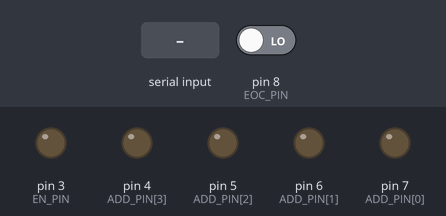
Recording of a sketch running on a simulated Teensy 4. Shown: output pins drawn as LEDs (lit = HIGH). Inputs (shaded band) come from the test bench; at power-on: pin 8 (EOC_PIN) LOW. Pins used as bus, display or sensor lines are not drawn; what the sketch prints to the serial monitor is not drawn.

Above: at 1.2 s.
1.3 s: byte 30 received over Serial
At 2.5 s:
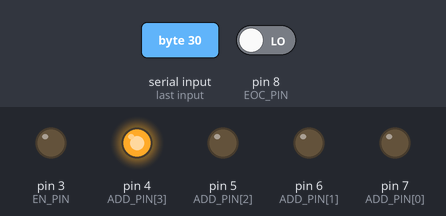
2.8 s: byte 90 received over Serial
At 3.9 s:
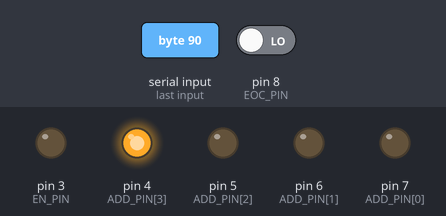
Timing chart, 0 to 5.8 s (numbered marks = the images above; inputs shaded):
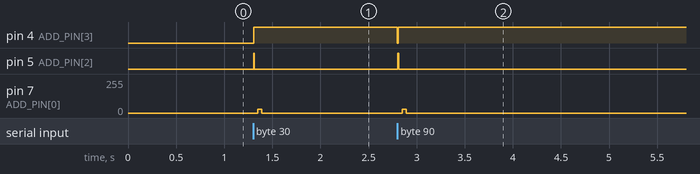

The sketch:

customFSR.ino
```cpp
#include "fsr.hpp"

#define FSR_SAMPLE_RATE 200

FSR fsr;

uint16_t fsr_data[2 * 16 * 16];
uint32_t ts_fsr = 0;
uint8_t size_fsr = 0;
uint8_t layers_fsr = 1;
int count = 0;

IntervalTimer timer_fsr;


void
setup()
{
    Serial.begin(115200); //initialize serial communication

    fsr.begin();// initialize the FSR (ADC and SPI)

}

void
loop()
{
    if(Serial.available() > 0)
    {
        uint8_t cmd = Serial.read(); //get the command
        fsr.scan_array(fsr_data);
        Serial.write((uint8_t *)fsr_data, 2 * 16 * 16);
    }
}
```

fsr.hpp
```cpp
#ifndef FSR_HPP
#define FSR_HPP
#include <SPI.h>

// interface ADC MAXMAX11632EEG+

class FSR
{
    enum SCAN_MODE
    {
        SCAN_0_TO_N = 0,
        SCAN_N_TO_F = 1,
        SCAN_REPT_N = 2,
        NO_SCAN = 3
    };

    enum CLK_MODE
    {
        INT_CLK_CNVST =
            0b00, // the wake-up, acquisition, conversion, and shutdown sequences are initiated through CNVST and performed automatically using the internal oscillator.
        EXT_CLK_CNVST = 0b01,
        INT_CLK = 0b10,
        SCLK = 0b11 // use SCLK to drive the conversion
    };

    enum REF_MODE
    {
        REF_MODE_0 = 0b00, // internal reference, off after conversion
        REF_MODE_1 = 0b01, // external reference, no wake-up delay
        REF_MODE_2 = 0b10, // internal reference, no wake-up delay
    };

    enum AVG_MODE
    {
        AVG_ON = 0,
        AVG_OFF = 1
    };

    enum AVG_NB
    {
        AVG_4 = 0,
        AVG_8 = 1,
        AVG_16 = 2,
        AVG_32 = 3
    };

    enum SCAN_NB
    {
        SCAN_4 = 0,
        SCAN_8 = 1,
        SCAN_16 = 2,
        SCAN_32 = 3
    };

    enum RST_MODE
    {
        RST_ALL = 0,
        RST_FIFO = 1
    };

public:
    FSR() {};
    void
    begin()
    {
        SPI.begin();
        SPI.beginTransaction(SPISettings(10000000, MSBFIRST, SPI_MODE0));

        pinMode(CS_PIN, OUTPUT);
        digitalWrite(CS_PIN, HIGH);
        pinMode(EOC_PIN, INPUT);
        pinMode(EN_PIN, OUTPUT);
        digitalWrite(EN_PIN, HIGH);

        for (int i = 0; i < 4; i++)
        {
            pinMode(ADD_PIN[i], OUTPUT);
            digitalWrite(ADD_PIN[i], LOW);
        }

        digitalWrite(EN_PIN, LOW);
        // int row = 15;//5
        // while(1)
        // {
        //     if(row == 16)
        //         row = 0;
        //     for(int i = 0; i < 4; i++) digitalWrite(ADD_PIN[i], (m_grey_code[row] >> i) & 1);
        //     delay(1);
        //     row++;
        // }

        // while(1);

        conf_setup(INT_CLK, REF_MODE_2);
        conf_averaging(SCAN_8, AVG_OFF);
    };

    void
    conf_conversion(byte CHSEL, SCAN_MODE SCAN)
    {
        digitalWrite(CS_PIN, LOW);
        SPI.transfer(0b10000000 | (CHSEL << 3) | (SCAN << 1));
        digitalWrite(CS_PIN, HIGH);
    }

    void
    conf_setup(CLK_MODE CKSEL, REF_MODE REFSEL)
    {
        digitalWrite(CS_PIN, LOW);
        SPI.transfer(0b01000000 | (CKSEL << 4) |
                     (REFSEL << 2)); // 0b00000001 << 4 = 0b00010000
        digitalWrite(CS_PIN, HIGH);
        if (CKSEL == SCLK)
            m_fast_read_mode = true;
        else
            m_fast_read_mode = false;
    }

    void
    conf_averaging(SCAN_NB SCAN, AVG_MODE AVGON, AVG_NB NAVG = AVG_4)
    {
        digitalWrite(CS_PIN, LOW);
        SPI.transfer(0b00100000 | (AVGON << 4) | (NAVG << 2) | SCAN);
        digitalWrite(CS_PIN, HIGH);
    }

    void
    conf_reset(RST_MODE RESET)
    {
        digitalWrite(CS_PIN, LOW);
        SPI.transfer(0b00010000 | (RESET << 3));
        digitalWrite(CS_PIN, HIGH);
    }

    void
    fast_read_value(uint16_t *val, int n)
    {

        byte CHSEL = 0;           // start from channel 0
        SCAN_MODE SCAN = NO_SCAN; // no scan in fast read
        uint8_t *buff = (uint8_t *)val;
        // uint32_t t = micros();
        digitalWrite(CS_PIN, LOW);
        SPI.transfer(0b10000000 | (CHSEL << 3) |
                     (SCAN << 1));      // start the first conversion
        for (int i = 0; i < 2 * n; i++) // 2 bytes per channel
        {
            if (i % 2 == 0 || i == 2 * n - 1) // get the MSbyte
                *(buff + i + (1 - 2 * (i % 2))) =
                    SPI.transfer(0x00); // big endian
            else                        // get the remaining 8LSB while sending request for the next conv (except for the last)
            {
                CHSEL++; // request conv for the next channel
                *(buff + i + (1 - 2 * (i % 2))) =
                    SPI.transfer(0b10000000 | (CHSEL << 3) | (SCAN << 1));
            }
        }
        digitalWrite(CS_PIN, HIGH);
        // Serial.println(micros() - t);
    }


    void
    read_value(uint16_t *val, int n)
    {
        if (m_fast_read_mode)
            fast_read_value(val, n);
        else
        {
            conf_conversion(n - 1, SCAN_0_TO_N);
            while (digitalRead(EOC_PIN) == HIGH)
            {
            };

            uint8_t *buff = (uint8_t *)val;
            digitalWrite(CS_PIN, LOW);
            for (int i = 0; i < 2 * n; i++)
            {
                *(buff + i + (1 - 2 * (i % 2))) = 0;
                *(buff + i + (1 - 2 * (i % 2))) = SPI.transfer(0x00);
            }
            digitalWrite(CS_PIN, HIGH);
        }
    }

    void
    select_row(uint8_t row)
    {
        digitalWrite(EN_PIN, LOW);
        for (int i = 0; i < 4; i++)
            digitalWrite(ADD_PIN[i], (row >> i) & 1);
        delay(1);
    }

    void
    scan_array(uint16_t *val)
    {
        for (int i = 0; i < 16; i++)
        {
            int r = m_grey_code[i];
            select_row(r);
            read_value(val + r * 16, 16);
        }
    }

private:
    int CS_PIN = 9;
    int EOC_PIN = 8;
    int ADD_PIN[4] = {7, 6, 5, 4};
    int EN_PIN = 3;
    bool m_fast_read_mode = false;
    const uint8_t m_grey_code[16] = {0, 1, 3, 2, 6, 7, 5, 4, 12, 13, 15, 14, 10, 11, 9, 8};
    //0000 0
    //0001 1
    //0011 3
    //0010 2
    //0110 6
    //0111 7
    //0101 5
    //0100 4
    //1100 12
    //1101 13
    //1111 15
    //1110 14
    //1010 10
    //1011 11
    //1001 9
    //1000 8

};

#endif
```

Measured:
- after the input at 1.3 s, pin 4 (ADD_PIN[3]): LOW → HIGH at once; pin 5 (ADD_PIN[2]): LOW → HIGH at once, → LOW 0.01 s later; pin 7 (ADD_PIN[0]): 0/255 → 28/255 after 0.05 s, → 0/255 0.04 s later
- after the input at 2.8 s, pin 4 (ADD_PIN[3]): HIGH → LOW at once, → HIGH 0.01 s later; pin 5 (ADD_PIN[2]): LOW → HIGH at once, → LOW 0.01 s later; pin 7 (ADD_PIN[0]): 0/255 → 28/255 after 0.05 s, → 0/255 0.04 s later
